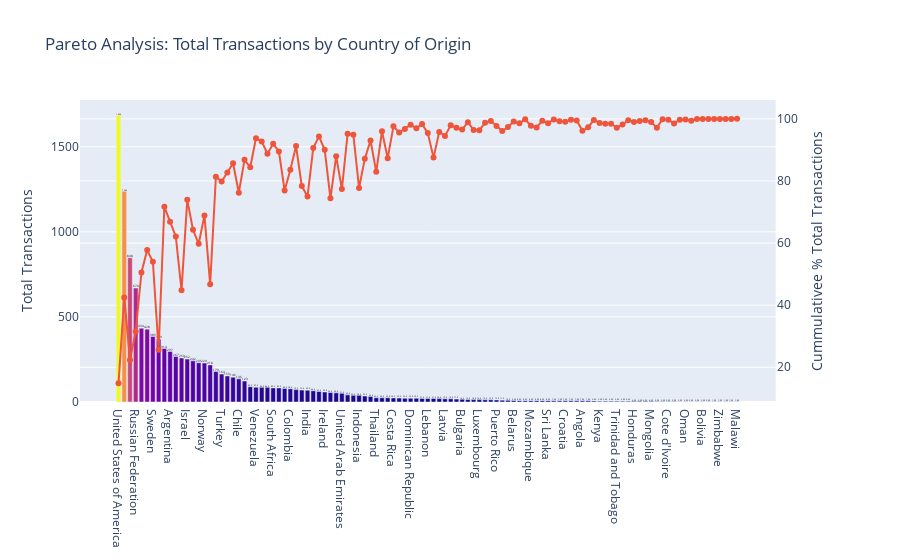

This figure's notebook cell:
### Code cell
# Pareto Chart Total Expenditure
trace_2 = go.Bar(
    x=df_merged["Country_Name"],
    y=df_merged["Total_Transactions"],
    marker=dict(color=df_merged["Total_Transactions"], coloraxis="coloraxis"),
    text=df_merged["Total_Transactions"],
    textposition="outside",
    textfont=dict(color="black"),
    texttemplate='%{text:.3s}'
)

trace_3 = go.Scatter(
    x=df_merged["Country_Name"],
    y=df_merged["cumulative_perc_tran"],
    mode="markers+lines"
)

fig = make_subplots(specs=[[{"secondary_y": True}]])

fig.add_trace(trace_2)

fig.add_trace(trace_3,secondary_y=True)

fig.update_layout(
    title="Pareto Analysis: Total Transactions by Country of Origin",
    showlegend=False,
    coloraxis_showscale=False
)

# Set y-axes titles
fig.update_yaxes(title_text="Total Transactions", secondary_y=False),
fig.update_yaxes(title_text="Cummulativee % Total Transactions", secondary_y=True)

fig.show()

### Figure 1 — Plotly figure (JSON) as saved in the notebook; plotly's stock layout.template omitted (floating-point values rounded to 4 significant figures)
{"data": [{"marker": {"color": [1686, 1239, 848, 670, 434, 428, 385, 369, 314, 297, 267, 259, 252, 242, 231, 229, 218, 179, 164, 153, 146, 136, 123, 90, 87, 86, 86, 83, 83, 80, 78, 73, 70, 69, 66, 62, 59, 56, 54, 51, 42, 39, 39, 35, 33, 25, 25, 25, 24, 23, 22, 22, 22, 21, 21, 21, 20, 19, 19, 17, 16, 15, 14, 14, 13, 13, 12, 11, 10, 9, 8, 8, 8, 8, 8, 8, 7, 7, 7, 7, 7, 7, 7, 6, 5, 5, 5, 5, 5, 5, 4, 4, 4, 4, 3, 3, 3, 3, 2, 2, 2, 2, 2, 2, 1, 1, 1, 1, 1], "coloraxis": "coloraxis"}, "text": [1686, 1239, 848, 670, 434, 428, 385, 369, 314, 297, 267, 259, 252, 242, 231, 229, 218, 179, 164, 153, 146, 136, 123, 90, 87, 86, 86, 83, 83, 80, 78, 73, 70, 69, 66, 62, 59, 56, 54, 51, 42, 39, 39, 35, 33, 25, 25, 25, 24, 23, 22, 22, 22, 21, 21, 21, 20, 19, 19, 17, 16, 15, 14, 14, 13, 13, 12, 11, 10, 9, 8, 8, 8, 8, 8, 8, 7, 7, 7, 7, 7, 7, 7, 6, 5, 5, 5, 5, 5, 5, 4, 4, 4, 4, 3, 3, 3, 3, 2, 2, 2, 2, 2, 2, 1, 1, 1, 1, 1], "textfont": {"color": "black"}, "textposition": "outside", "texttemplate": "%{text:.3s}", "type": "bar", "x": ["United States of America", "France", "United Kingdom", "Russian Federation", "Italy", "Brazil", "Sweden", "China", "Netherlands", "Argentina", "Korea", "Japan", "Israel", "Canada", "Switzerland", "Norway", "Finland", "Mexico", "Turkey", "Andorra", "Denmark", "Chile", "Portugal", "Belgium", "Venezuela", "Poland", "Cyprus", "South Africa", "Austria", "Kazakhstan", "Colombia", "Egypt", "Singapore", "India", "Australia", "Romania", "Ireland", "Taiwan", "Georgia", "United Arab Emirates", "Ukraine", "Ecuador", "Indonesia", "Hong Kong", "Philippines", "Thailand", "Panama", "Malaysia", "Costa Rica", "Peru", "Guatemala", "Dominican Republic", "Lithuania", "Estonia", "Lebanon", "Saudi Arabia", "Greece", "Latvia", "Czech Republic", "Uruguay", "Bulgaria", "Qatar", "Kuwait", "Luxembourg", "Uzbekistan", "Iceland", "Puerto Rico", "Jordan", "Pakistan", "Belarus", "Bahrain", "Macedonia", "Mozambique", "Nigeria", "Slovenia", "Sri Lanka", "El Salvador", "Slovakia (Slovak Republic)", "Croatia", "Hungary", "Bosnia and Herzegovina", "Angola", "Algeria", "Azerbaijan", "Kenya", "Botswana", "Malta", "Trinidad and Tobago", "Cayman Islands", "Paraguay", "Honduras", "New Zealand", "Morocco", "Mongolia", "Vietnam", "Moldova", "Cote d'Ivoire", "Senegal", "Jamaica", "Oman", "Uganda", "Belize", "Bolivia", "Armenia", "Nicaragua", "Zimbabwe", "Iraq", "Samoa", "Malawi"], "y": [1686, 1239, 848, 670, 434, 428, 385, 369, 314, 297, 267, 259, 252, 242, 231, 229, 218, 179, 164, 153, 146, 136, 123, 90, 87, 86, 86, 83, 83, 80, 78, 73, 70, 69, 66, 62, 59, 56, 54, 51, 42, 39, 39, 35, 33, 25, 25, 25, 24, 23, 22, 22, 22, 21, 21, 21, 20, 19, 19, 17, 16, 15, 14, 14, 13, 13, 12, 11, 10, 9, 8, 8, 8, 8, 8, 8, 7, 7, 7, 7, 7, 7, 7, 6, 5, 5, 5, 5, 5, 5, 4, 4, 4, 4, 3, 3, 3, 3, 2, 2, 2, 2, 2, 2, 1, 1, 1, 1, 1]}, {"mode": "markers+lines", "type": "scatter", "x": ["United States of America", "France", "United Kingdom", "Russian Federation", "Italy", "Brazil", "Sweden", "China", "Netherlands", "Argentina", "Korea", "Japan", "Israel", "Canada", "Switzerland", "Norway", "Finland", "Mexico", "Turkey", "Andorra", "Denmark", "Chile", "Portugal", "Belgium", "Venezuela", "Poland", "Cyprus", "South Africa", "Austria", "Kazakhstan", "Colombia", "Egypt", "Singapore", "India", "Australia", "Romania", "Ireland", "Taiwan", "Georgia", "United Arab Emirates", "Ukraine", "Ecuador", "Indonesia", "Hong Kong", "Philippines", "Thailand", "Panama", "Malaysia", "Costa Rica", "Peru", "Guatemala", "Dominican Republic", "Lithuania", "Estonia", "Lebanon", "Saudi Arabia", "Greece", "Latvia", "Czech Republic", "Uruguay", "Bulgaria", "Qatar", "Kuwait", "Luxembourg", "Uzbekistan", "Iceland", "Puerto Rico", "Jordan", "Pakistan", "Belarus", "Bahrain", "Macedonia", "Mozambique", "Nigeria", "Slovenia", "Sri Lanka", "El Salvador", "Slovakia (Slovak Republic)", "Croatia", "Hungary", "Bosnia and Herzegovina", "Angola", "Algeria", "Azerbaijan", "Kenya", "Botswana", "Malta", "Trinidad and Tobago", "Cayman Islands", "Paraguay", "Honduras", "New Zealand", "Morocco", "Mongolia", "Vietnam", "Moldova", "Cote d'Ivoire", "Senegal", "Jamaica", "Oman", "Uganda", "Belize", "Bolivia", "Armenia", "Nicaragua", "Zimbabwe", "Iraq", "Samoa", "Malawi"], "xaxis": "x", "y": [14.89, 42.51, 22.38, 31.56, 50.55, 57.73, 53.95, 25.64, 71.69, 66.89, 62.13, 44.79, 73.92, 64.27, 59.77, 68.92, 46.72, 81.37, 79.79, 82.72, 85.72, 76.22, 86.8, 84.43, 93.79, 92.73, 88.76, 91.97, 89.49, 76.93, 83.63, 91.24, 78.34, 75.02, 90.59, 94.34, 90.01, 74.41, 88.0, 77.38, 95.22, 94.85, 77.72, 87.11, 93.02, 82.94, 96.01, 87.33, 97.6, 95.61, 96.75, 98.14, 96.94, 98.37, 95.41, 87.52, 95.79, 94.51, 97.94, 97.09, 96.56, 98.91, 96.41, 96.29, 98.78, 99.3, 97.7, 96.1, 97.39, 99.13, 98.55, 99.88, 97.77, 97.24, 99.41, 98.62, 99.79, 99.19, 99.05, 99.68, 99.49, 96.17, 97.3, 99.62, 98.67, 98.45, 98.41, 97.14, 98.18, 99.57, 98.98, 99.34, 99.52, 98.95, 97.16, 99.9, 99.71, 98.48, 99.73, 99.81, 99.43, 99.94, 99.96, 99.98, 99.91, 99.92, 99.96, 99.99, 100], "yaxis": "y2"}], "layout": {"coloraxis": {"showscale": false}, "showlegend": false, "title": {"text": "Pareto Analysis: Total Transactions by Country of Origin"}, "xaxis": {"anchor": "y", "domain": [0, 0.94]}, "yaxis": {"anchor": "x", "domain": [0, 1], "title": {"text": "Total Transactions"}}, "yaxis2": {"anchor": "x", "overlaying": "y", "side": "right", "title": {"text": "Cummulativee % Total Transactions"}}}}
